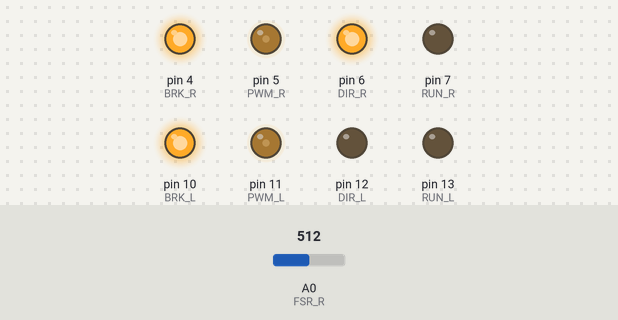
Bench run of a sketch on a simulated Arduino Uno, built with avr-gcc and run on an emulated ATmega328P. Parts: output pins drawn as LEDs (lit = HIGH). The inputs (shaded band) are chosen by the test bench; at power-on: A0 (FSR_R) = 512.

Above: at 1.2 s.
1.3 s: A0 (FSR_R) set to 716
At 2.5 s:
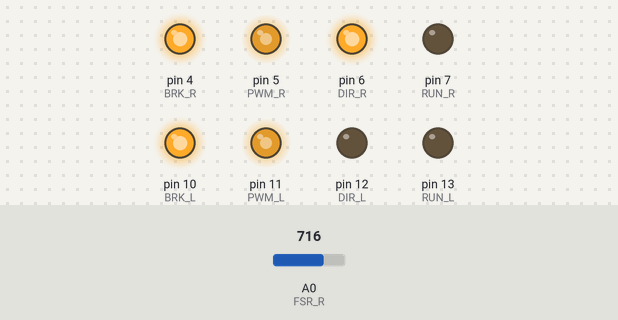
2.8 s: A0 (FSR_R) set to 1023
At 3.8 s:
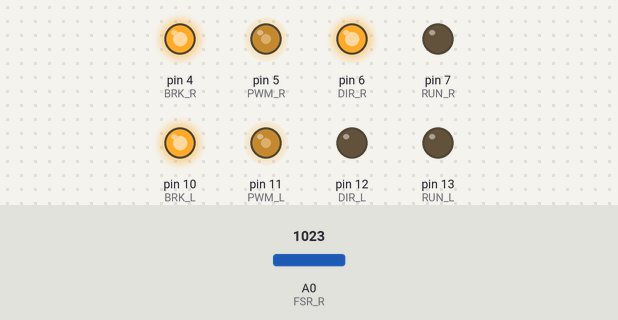
4.3 s: A0 (FSR_R) set to 0
At 5.0 s:
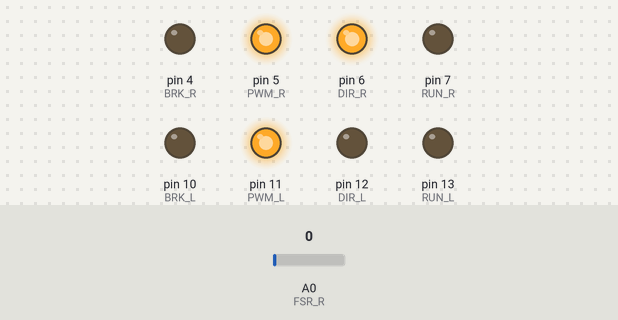
5.8 s: A0 (FSR_R) set to 15
7.3 s: A0 (FSR_R) set to 19
At 8.5 s:
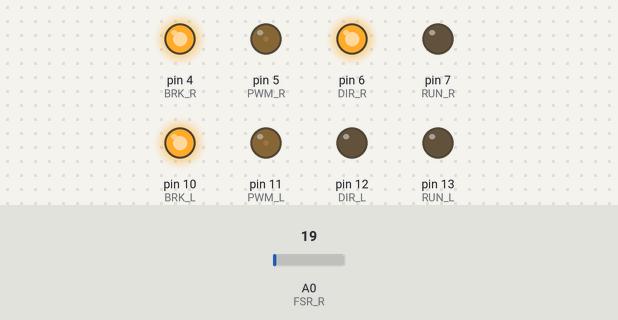
Timing chart, 0 to 9.8 s (numbered marks = the images above; inputs shaded):
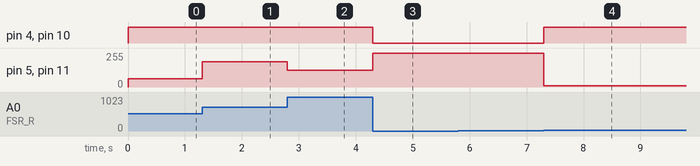

The sketch:

BLDC5_LR.ino
```cpp
#define ENC_R_PUL 2
#define ENC_R_DIR 3
#define BRK_R 4
#define RUN_R 7
#define DIR_R 6
#define PWM_R 5 // possible PWM pin : 2 3 5 6 7 8 9 11 12
#define ENC_L_PUL 8
#define ENC_L_DIR 9
#define BRK_L 10
#define RUN_L 13
#define DIR_L 12
#define PWM_L 11 // possible PWM pin : 2 3 5 6 7 8 9 11 12


#define FSR_R A0


int avg_size = 5; // number of analog readings to average
float FSR_max = 2.0;

float PWM_feedback = 0;

void setup()
{
  Serial.begin(9600);
  pinMode(BRK_R, OUTPUT);
  pinMode(RUN_R, OUTPUT);
  pinMode(DIR_R, OUTPUT);
  pinMode(BRK_L, OUTPUT);
  pinMode(RUN_L, OUTPUT);
  pinMode(DIR_L, OUTPUT);

  digitalWrite(RUN_R, LOW);
  digitalWrite(BRK_R, HIGH);
  digitalWrite(DIR_R, HIGH);
  digitalWrite(RUN_L, LOW);
  digitalWrite(BRK_L, HIGH);
  digitalWrite(DIR_L, LOW);

  pinMode(ENC_R_PUL, INPUT);
  pinMode(ENC_R_DIR, INPUT);
  pinMode(ENC_L_PUL, INPUT);
  pinMode(ENC_L_DIR, INPUT);

}
void loop()
{
  //FSR sensor input
  float sum_FSR = 0.0; // variable for storing sum used for averaging
  for (int i=0;i<avg_size;i++)
  {
    sum_FSR+=(analogRead(FSR_R)/1023.0)*5.0; // sum the 10-bit ADC ratio, 5.0 is voltage from Arduino
    //delay(1);  //NEEDS TO MODIFY
  }
  sum_FSR/=avg_size; // take average

  PWM_feedback = sum_FSR/FSR_max*255;

  if(PWM_feedback < 10)
  {digitalWrite(BRK_R,LOW);   digitalWrite(BRK_L,LOW);
  delay(50);}
  else
  {digitalWrite(BRK_R,HIGH);  digitalWrite(BRK_L,HIGH);
  digitalWrite(DIR_R,HIGH);   digitalWrite(DIR_L,LOW);
  analogWrite(PWM_R, PWM_feedback);   analogWrite(PWM_L, PWM_feedback);
  //delay(1);
  }
}
```

Measured:
- the behaviour switches between 16 and 17 on A0 (FSR_R) (found by bisection; images 3 and 4)
- after the input at 1.3 s, pin 5 (PWM_R), pin 11 (PWM_L): 63/255 → 190/255 at once
- after the input at 2.8 s, pin 5 (PWM_R), pin 11 (PWM_L): 190/255 → 125/255 at once
- after the input at 4.3 s, pin 4 (BRK_R), pin 10 (BRK_L): HIGH → LOW at once; pin 5 (PWM_R), pin 11 (PWM_L): 125/255 → 254/255 at once
- after the input at 5.8 s, every drawn part: stays the same
- after the input at 7.3 s, pin 4 (BRK_R), pin 10 (BRK_L): LOW → HIGH at once; pin 5 (PWM_R), pin 11 (PWM_L): 254/255 → 11/255 at once
